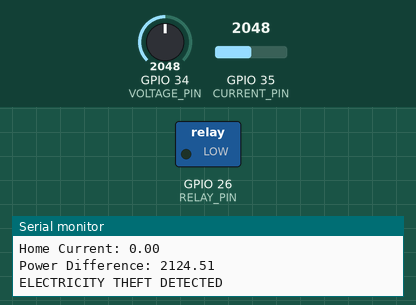
This sketch was run on a simulated ESP32. On the bench: switched loads named in the sketch (green lamp = pin HIGH), the last lines printed to the serial monitor. The test bench sets the inputs (shaded band); at power-on: GPIO 34 (VOLTAGE_PIN) = 2048, GPIO 35 (CURRENT_PIN) = 2048. No radio packets arrive unless stated.

Above: at 3.8 s.
3.9 s: GPIO 34 (VOLTAGE_PIN) set to 53
7.3 s: GPIO 34 (VOLTAGE_PIN) set to 46
At 10.4 s:
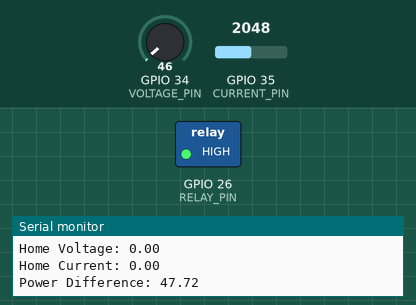
10.7 s: GPIO 34 (VOLTAGE_PIN) set to 491
At 13.2 s:
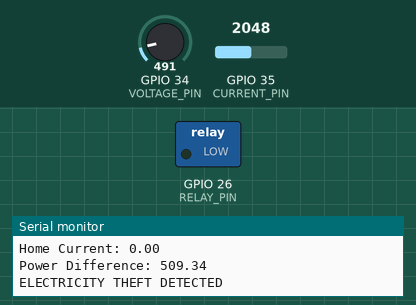
13.7 s: GPIO 34 (VOLTAGE_PIN) set to 10
At 16.7 s:
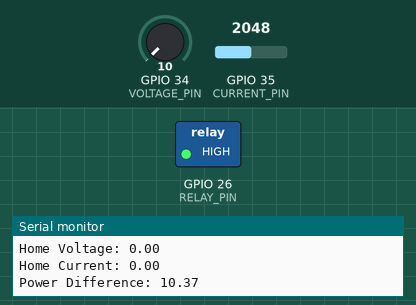
Timing chart, 0 to 17.8 s (numbered marks = the images above; inputs shaded):
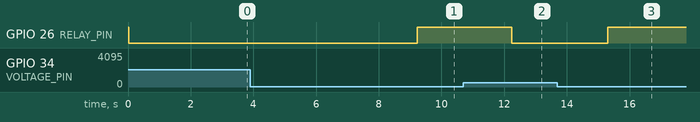

The sketch:

poleunit.ino
```cpp
#include <SPI.h>
#include <LoRa.h>

#define CURRENT_PIN 35
#define VOLTAGE_PIN 34

#define RELAY_PIN 26

#define LORA_SS 5
#define LORA_RST 14
#define LORA_DIO0 2

float homeVoltage = 0;
float homeCurrent = 0;

float readCurrent()
{
  int value = analogRead(CURRENT_PIN);
  float voltage = value * (3.3 / 4095.0);
  float current = (voltage - 2.5) / 0.066;
  return abs(current);
}

float readVoltage()
{
  int value = analogRead(VOLTAGE_PIN);
  float voltage = value * (3.3 / 4095.0);
  voltage = voltage * 100;
  return voltage;
}

void setup()
{
  Serial.begin(115200);

  pinMode(RELAY_PIN, OUTPUT);
  digitalWrite(RELAY_PIN, HIGH);

  LoRa.setPins(LORA_SS, LORA_RST, LORA_DIO0);

  if (!LoRa.begin(433E6))
  {
    Serial.println("LoRa Failed");
    while (1);
  }

  Serial.println("POLE UNIT STARTED");
}

void loop()
{
  int packetSize = LoRa.parsePacket();

  if (packetSize)
  {
    String data="";

    while (LoRa.available())
      data += (char)LoRa.read();

    int commaIndex = data.indexOf(',');

    homeVoltage = data.substring(0, commaIndex).toFloat();
    homeCurrent = data.substring(commaIndex+1).toFloat();
  }

  float poleVoltage = readVoltage();
  float poleCurrent = readCurrent();

  float polePower = poleVoltage * poleCurrent;
  float homePower = homeVoltage * homeCurrent;

  Serial.println("-----------");
  Serial.print("Pole Voltage: ");
  Serial.println(poleVoltage);

  Serial.print("Pole Current: ");
  Serial.println(poleCurrent);

  Serial.print("Home Voltage: ");
  Serial.println(homeVoltage);

  Serial.print("Home Current: ");
  Serial.println(homeCurrent);

  float diff = polePower - homePower;

  Serial.print("Power Difference: ");
  Serial.println(diff);

  if (diff > 50)   // theft threshold
  {
    Serial.println("ELECTRICITY THEFT DETECTED");

    digitalWrite(RELAY_PIN, LOW);

    LoRa.beginPacket();
    LoRa.print("ALERT: THEFT DETECTED - POWER CUT");
    LoRa.endPacket();
  }
  else
  {
    digitalWrite(RELAY_PIN, HIGH);
  }

  delay(3000);
}
```

Measured:
- the behaviour switches between 49 and 48 on GPIO 34 (VOLTAGE_PIN) (found by bisection; images 0 and 1)
- after the input at 7.3 s, GPIO 26 (RELAY_PIN): LOW → HIGH after 1.9 s
- after the input at 10.7 s, GPIO 26 (RELAY_PIN): HIGH → LOW after 1.5 s
- after the input at 13.7 s, GPIO 26 (RELAY_PIN): LOW → HIGH after 1.6 s
